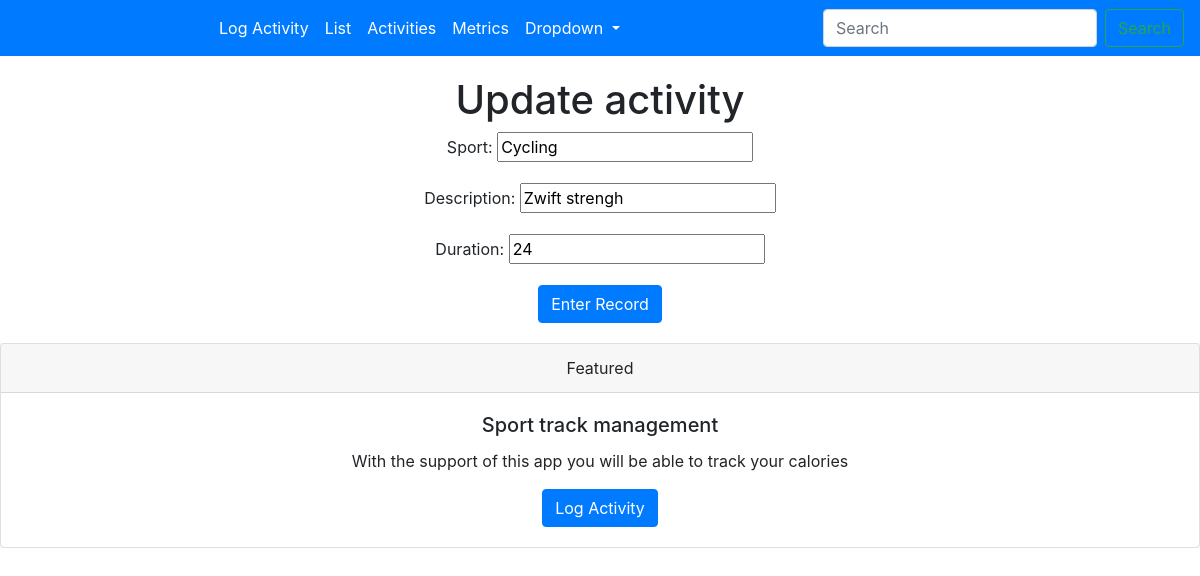
The page /update/4/ on the database its author committed.
### activity/models.py (models this page shows, shortened)
class Activity(models.Model):
    description = models.CharField(max_length=256)
    sport = models.CharField(max_length=256)
    time = models.IntegerField()
    duration = models.IntegerField()
    calories = models.IntegerField()
    distance = models.IntegerField()

### activity/views.py (the view)
# urls.py: path('update/<int:pk>/', views.ActivityUpdateView.as_view(), name='update'),
class ActivityUpdateView(UpdateView):
    fields = ['sport', 'description', 'duration']
    model = models.Activity

### templates/activity/activity_form.html (shortened to what this page needs)
{% extends "base.html" %}
{% block content %}
    <div>
        {% if not form.instance.pk %}
            <h1>Log activity</h1>
        {% else %}
            <h1>Update activity</h1>
        {% endif %}
        <form class="form-group" method="post">
            {{ form.as_p }}
            <button type="submit" class="btn btn-primary">Enter Record</button>
        </form>
    </div>
{% endblock %}

### rows shown on the page
Activity: sport "Cycling", description "Zwift strengh", duration "24"
